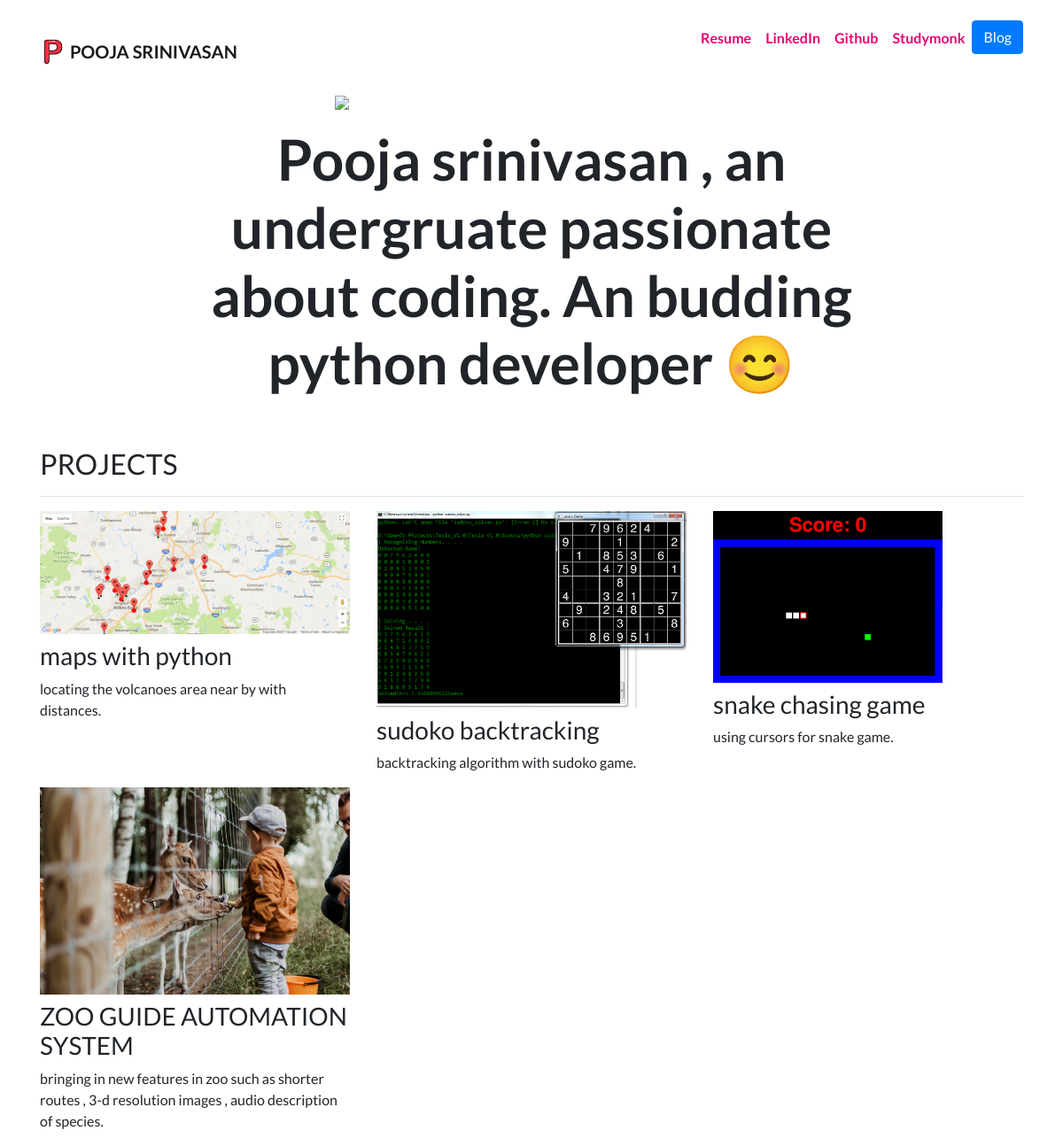
/, run on an earlier commit of the app's database.
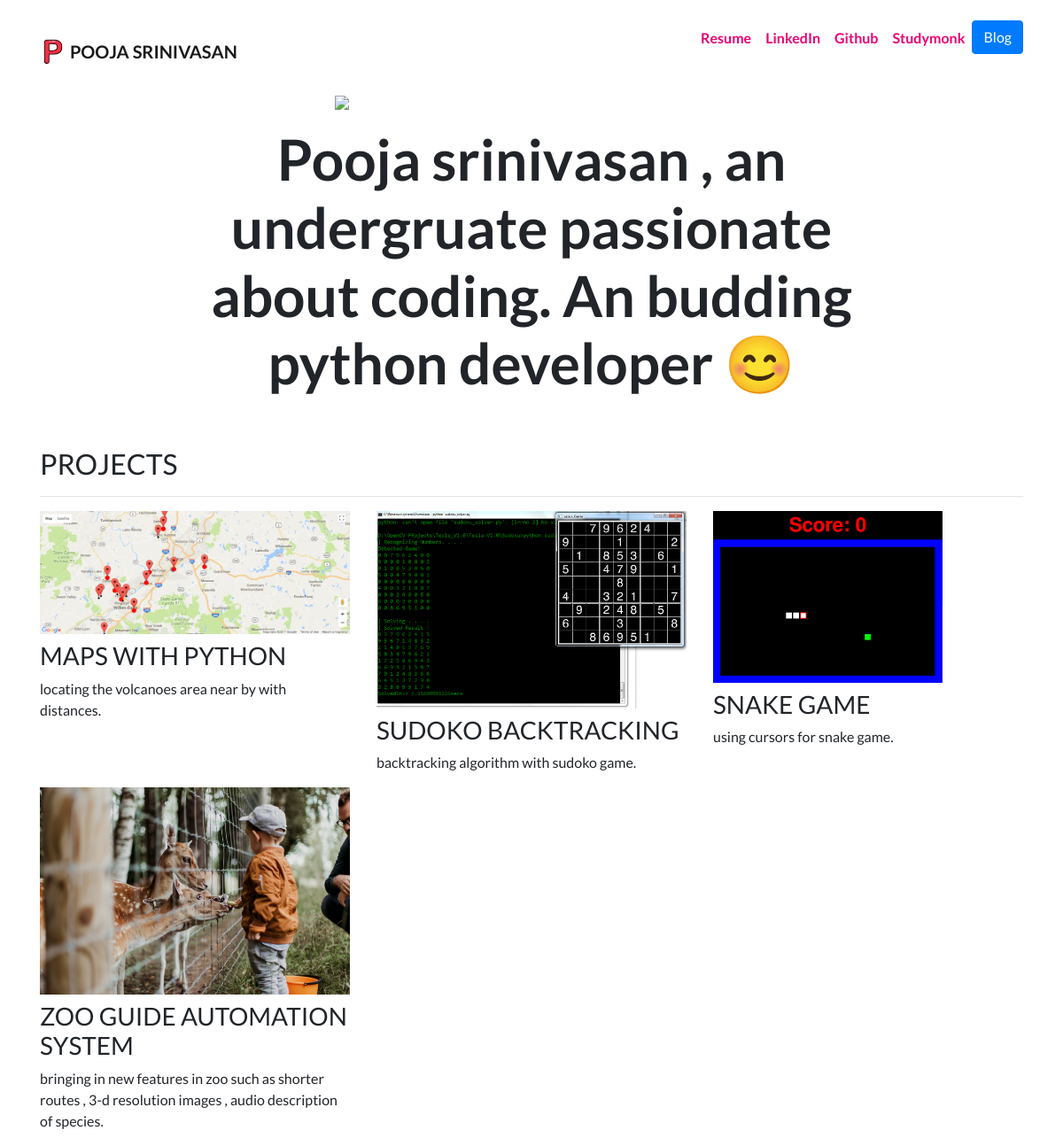
And on a later commit of the database.
### portfolio_page/models.py (models this page shows, shortened)
class Project(models.Model):
    title = models.CharField(max_length=100)
    description = models.CharField(max_length=250)
    image  = models.ImageField(upload_to='portfolio_page/images/')
    url = models.URLField(blank=True)

### portfolio_page/views.py (the view)
# urls.py: 2. Add a URL to urlpatterns:  path('', views.home, name='home')
def home(request):
    projects = Project.objects.all()
    return render(request, 'portfolio/home.html',{'projects':projects})

### portfolio_page/templates/portfolio/home.html
{% extends "portfolio/base.html" %}
{% load static %}
{% block content %}
<div class="row justify-content-center my-3">
  <div class="col-5">
    <img src="{% static 'portfolio/pooja3.jpg' %}" class="img-fluid">
  </div>
</div>
<div class="row justify-content-center mb-3">
  <div class="col-md-9 text-center">
    <h1 id="hometext" class="font-weight-bold">Pooja srinivasan , an undergruate passionate about coding. An budding python developer  😊</h1>
  </div>
</div>
<h2 class="mt-5">PROJECTS</h2>
<hr>
<div class="row">
  {% for project in projects %}
  <div class="col-lg-4 col-md-6">
    {% if project.url %}
    <a href="{{ project.url }}">
      <img src="{{ project.image.url }}" class="img-fluid mb-2">
    </a>
    {% else %}
    <img src="{{ project.image.url }}" class="img-fluid mb-2">
    {% endif %}
    <h3>{{ project.title }}</h3>
    <p>{{ project.description }}</p>
</div>
  {% endfor %}
</div>
{% endblock %}

What changed in the data, as far as the page shows it:
changed Project "locating the volcanoes area near by with distances.": title "maps with python" → "MAPS WITH PYTHON"
changed Project "backtracking algorithm with sudoko game.": title "sudoko backtracking" → "SUDOKO BACKTRACKING"
changed Project "using cursors for snake game.": title "snake chasing game" → "SNAKE GAME"
